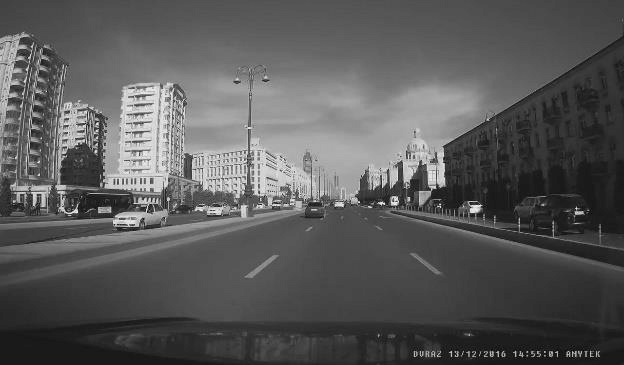
#> input picture dusuk_kontrast.jpg, 624 x 365 px
$ python gorev2.py
#> lines starting #> are read from the running program, lines starting #| are printed output that depends on the picture
# -*- coding: utf-8 -*-
import cv2
import numpy as np

# 1. Resmi Gri Tonlamali Olarak Yukleme
input_path = "dusuk_kontrast.jpg"
image = cv2.imread(input_path, cv2.IMREAD_GRAYSCALE)
#> image is the input picture: shape (365, 624); min 0, max 251, mean 89

if image is None:
    print("Hata: Resim bulunamadi! Dosya adini kontrol edin.")
    exit()

height, width = image.shape
#> height = 365; width = 624
total_pixels = height * width
#> total_pixels = 227760

# 2. Histogram Hesaplama (0-255 arasi piksel frekanslari)
histogram = [0] * 256
for y in range(height):
    for x in range(width):
        pixel_val = image[y, x]
        histogram[pixel_val] += 1
#> after the loop, histogram = 256 values, max 7799 at index 86, min 0 at index 1, mean 889.7

# 3. Kumulatif Dagilim Fonksiyonu (CDF) Hesaplama
cdf = [0] * 256
cumulative_sum = 0
for i in range(256):
    cumulative_sum += histogram[i]
    cdf[i] = cumulative_sum
#> this loop made 256 passes
#> cumulative_sum on passes 1 to 3: 7, 7, 11
#> after the loop, cdf = 256 values from 7 to 227760; cumulative_sum = 227760

# Sifirdan buyuk ilk CDF degerini bulma
cdf_min = 0
for val in cdf:
    if val > 0:
        cdf_min = val
        break
#> this loop made 1 pass
#> (val, cdf_min) on pass 1: (7, 7)

# 4. Lookup Table (LUT) Olusturma
lut = [0] * 256
if total_pixels - cdf_min == 0:
    lut = list(range(256))
else:
    for v in range(256):
        if cdf[v] < cdf_min:
            lut[v] = 0
        else:
            mapped_val = round(((cdf[v] - cdf_min) / (total_pixels - cdf_min)) * 255)
            lut[v] = int(np.clip(mapped_val, 0, 255))
#> this loop made 256 passes
#> mapped_val on passes 1 to 12: 0, 0, 0, 0, 0, 0, 0, 0, 0, 0, 0, 0
#> after the loop, lut = 256 values from 0 to 255

# 5. Yeni Esitlenmis Resmi Uretme
esitlenmis_resim = np.zeros((height, width), dtype=np.uint8)
for y in range(height):
    for x in range(width):
        eski_piksel = image[y, x]
        esitlenmis_resim[y, x] = lut[eski_piksel]
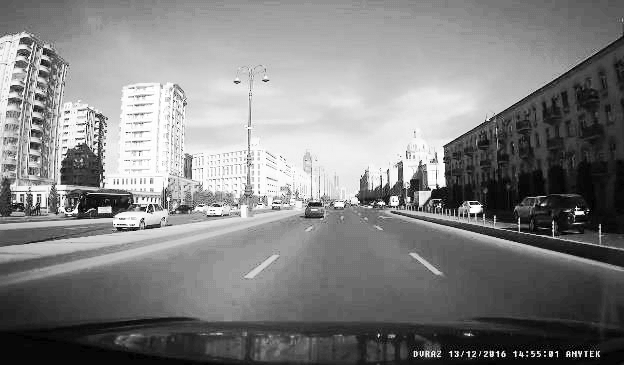
#> esitlenmis_resim: shape (365, 624); min 0, max 255, mean 129.6

# 6. Cikti Resmini Diske Kaydetme
output_path = "esitlenmis_cikis.jpg"
cv2.imwrite(output_path, esitlenmis_resim)
print("Islem tamamlandi. Yeni resim kaydedildi: " + output_path)

# 7. Resimleri Ekranda Sabit Gosterme
cv2.imshow("Orijinal Resim", image)
cv2.imshow("Esitlenmis Resim", esitlenmis_resim)

# Pencere acikken herhangi bir tusa basilana kadar bekle
while True:
    k = cv2.waitKey(100) & 0xFF
#> (key Esc is pressed here)
    if k != 255:
        break

cv2.destroyAllWindows()

$ run again, with insan.jpg copied over dusuk_kontrast.jpg
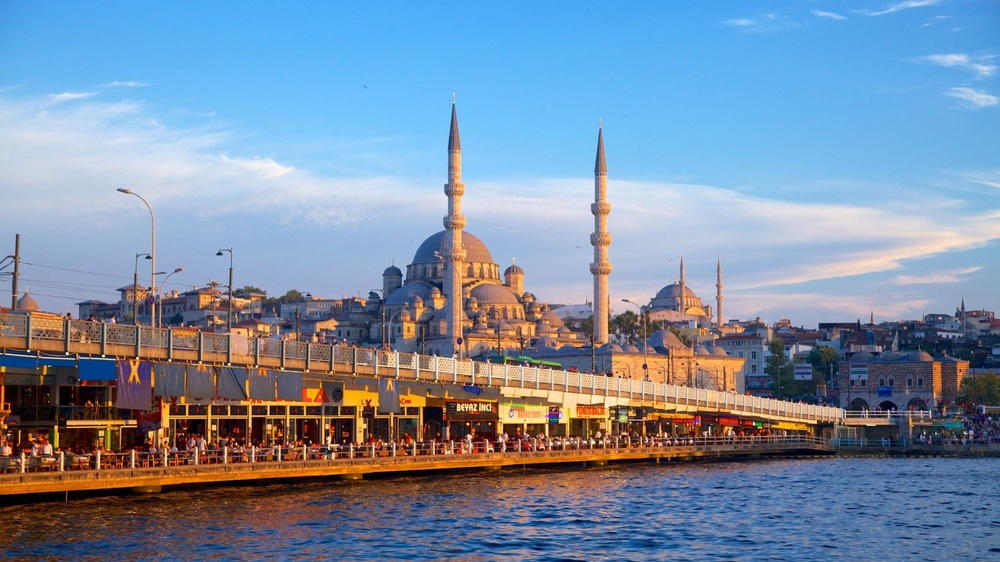
#> input picture insan.jpg, 1000 x 562 px, shrunk from 3840 x 2160 before the run
#> `image = cv2.imread(input_path, cv2.IMREAD_GRAYSCALE)`:
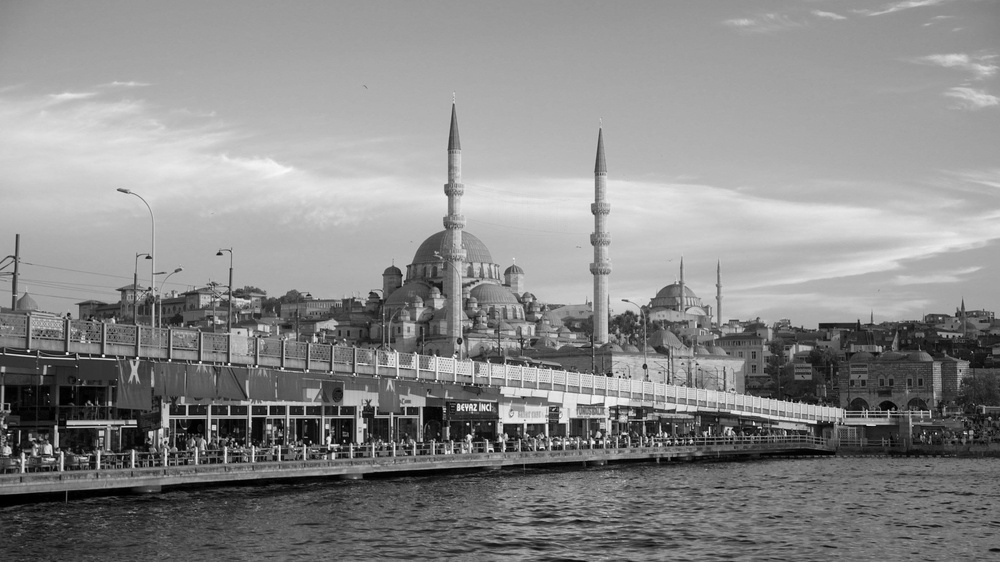
#> image: shape (562, 1000); min 0, max 255, mean 138
#> after the loop `for y in range(height):`: histogram = 256 values, max 7988 at index 163, min 0 at index 254, mean 2195.3
#> the loop `for i in range(256):` made 256 passes
#> cumulative_sum on passes 1 to 3: 401, 883, 1438
#> after the loop `for i in range(256):`: cdf = 256 values from 401 to 562000; cumulative_sum = 562000
#> the loop `for val in cdf:` made 1 pass
#> (val, cdf_min) on pass 1: (401, 401)
#> the loop `for v in range(256):` made 256 passes
#> mapped_val on passes 1 to 8: 0, 0, 0, 1, 1, 1, 2, 2
#> after the loop `for v in range(256):`: lut = 256 values from 0 to 255
#> after the loop `for y in range(height):`:
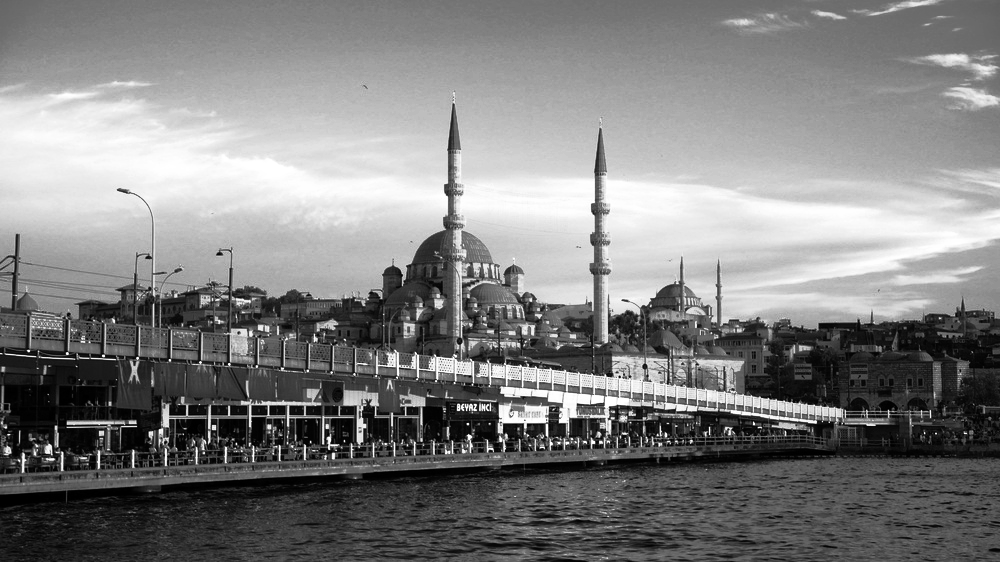
#> esitlenmis_resim: shape (562, 1000); min 0, max 255, mean 128.2
